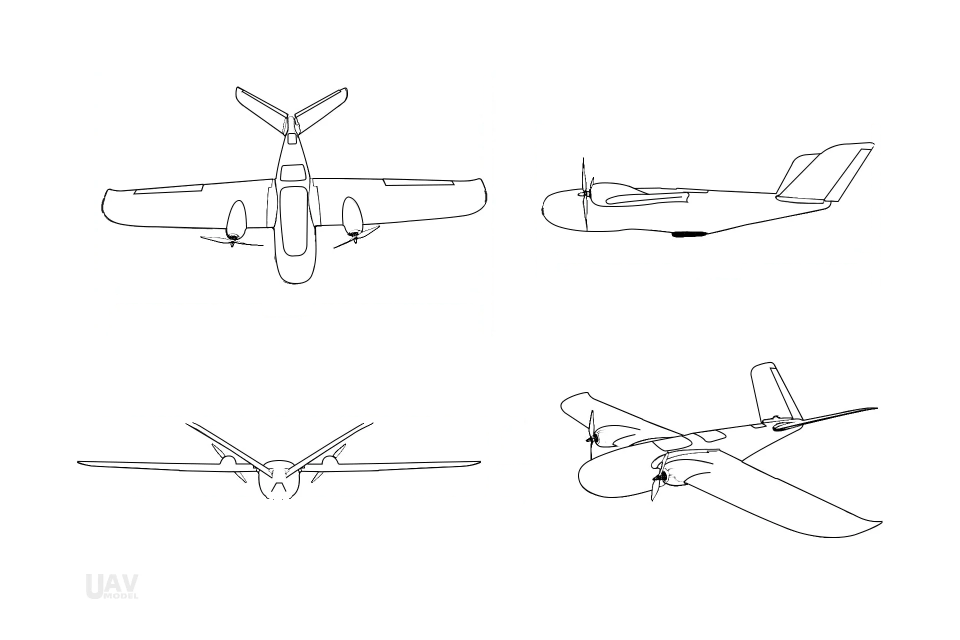
#> input picture docs/assets/livery/out/three-view-clean.png, 1920 x 1280 px (shown at 1/2 size)
$ python render_fit.py
#> lines starting #> are read from the running program, lines starting #| are printed output that depends on the picture
### docs/engineering/analysis/launch-dolly-concept/rear-support-fit/fit_side_view.py
"""Rest the manufacturer side view on Julian's dolly side view (Fusion screenshot, 2026-11-05 rev)
and estimate the rear (tail) support height and angle.
Screenshot scale from Julian's Fusion measure: 40 mm circles at the rear axle and front cross,
570.35 mm apart (570.0 mm in the side plane, 19.8 mm lateral offset) = 595.35 px."""
import os, math, numpy as np, cv2
HERE = os.path.dirname(os.path.abspath(__file__))
TV = os.environ.get("TV", os.path.join(HERE, "..", "..", "..", "..", "assets", "livery", "out", "three-view-clean.png"))
SS = os.environ.get("SS", os.path.join(HERE, "dolly-side-view-input.png"))

# ---- manufacturer side view (drawing px); 1070 mm overall length = 1750 - 1082 px
K = 1070 / (1750 - 1082)
LE = (1211.0, 407.5)                 # wing root LE / lowest underside point

# ---- dolly screenshot (px), measured
S = 570.0 / 595.35                   # mm per px
TRAY0, TRAY_SLOPE = (480.0, 209.0), 28 / 310      # tray top line: y = 209 - slope (x - 480), y down
TRAY_DEG = math.degrees(math.atan(TRAY_SLOPE))
RAMP_X, LIP_Y = 793.0, 150.0
RAIL_C, RAIL_TOP, GROUND, AXLE_X = 440.2, 422.0, 542.0, 160.0
GAP, TPU = 3.0, 2.0                  # mm: LE to ramp face, cover on the tray

def tray_y(x): return TRAY0[1] - TRAY_SLOPE * (x - TRAY0[0])

tv = cv2.imread(TV, 0)
#> tv: shape (1280, 1920); min 0, max 255, mean 251.6
belly = []
for x in range(1180, 1701):
    c = np.nonzero(tv[300:485, x] < 130)[0]
    if c.size: belly.append((x, 300 + c.max()))
#> this loop made 521 passes
#> c on passes 5 to 7: [59, 60, 61, 62, 70, 71, 72, 101, 102, 103, 104, 162, 163], [56, 57, 58, 59, 69, 70, 103, 104, 105, 162, 163], [54, 55, 56, 57, 58, 68, 69, 104, 105, 106, 162, 163]
#> after the loop, belly = 521 pairs, first value 1180 to 1700, second value 366 to 474
belly = np.array(belly, float)

def pose(pitch):
    a = math.radians(pitch)
    x0 = RAMP_X - GAP / S
    def f(P):
        P = np.atleast_2d(np.asarray(P, float))
        X = -(P[:, 0] - LE[0]) * K; Y = -(P[:, 1] - LE[1]) * K
        Xr = X * math.cos(a) - Y * math.sin(a); Yr = X * math.sin(a) + Y * math.cos(a)
        return np.c_[x0 + Xr / S, tray_y(x0) - (TPU + Yr) / S]
    return f

def belly_y(pitch, x):
    B = pose(pitch)(belly); o = np.argsort(B[:, 0])
    return np.interp(x, B[o, 0], B[o, 1])

def report(pitch, d_mm):
    """belly at d_mm aft of the wing LE: (above rail top, above rail centre, above ground, slope deg rising aft)"""
    x = RAMP_X - (GAP + d_mm) / S
    y = belly_y(pitch, x)
    y1, y2 = belly_y(pitch, x - 15 / S), belly_y(pitch, x + 15 / S)
    return x, (RAIL_TOP - y) * S, (RAIL_C - y) * S, (GROUND - y) * S, math.degrees(math.atan((y2 - y1) / (30 / S)))

# [11 lines that do not run on import are left out]

### docs/engineering/analysis/launch-dolly-concept/rear-support-fit/render_fit.py
import os, math, numpy as np, cv2
import matplotlib; matplotlib.use("Agg"); import matplotlib.pyplot as plt
from fit_side_view import *

PADL = 140
ss = cv2.cvtColor(cv2.imread(SS), cv2.COLOR_BGR2RGB)
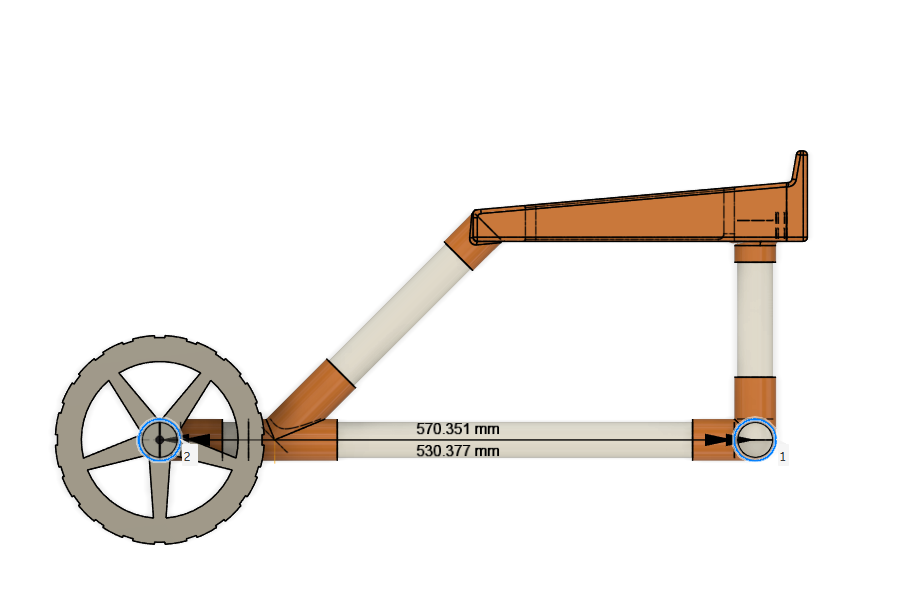
#> input picture docs/engineering/analysis/launch-dolly-concept/rear-support-fit/dolly-side-view-input.png, 912 x 610 px
ss = cv2.copyMakeBorder(ss, 0, 0, PADL, 0, cv2.BORDER_CONSTANT, value=(255, 255, 255))
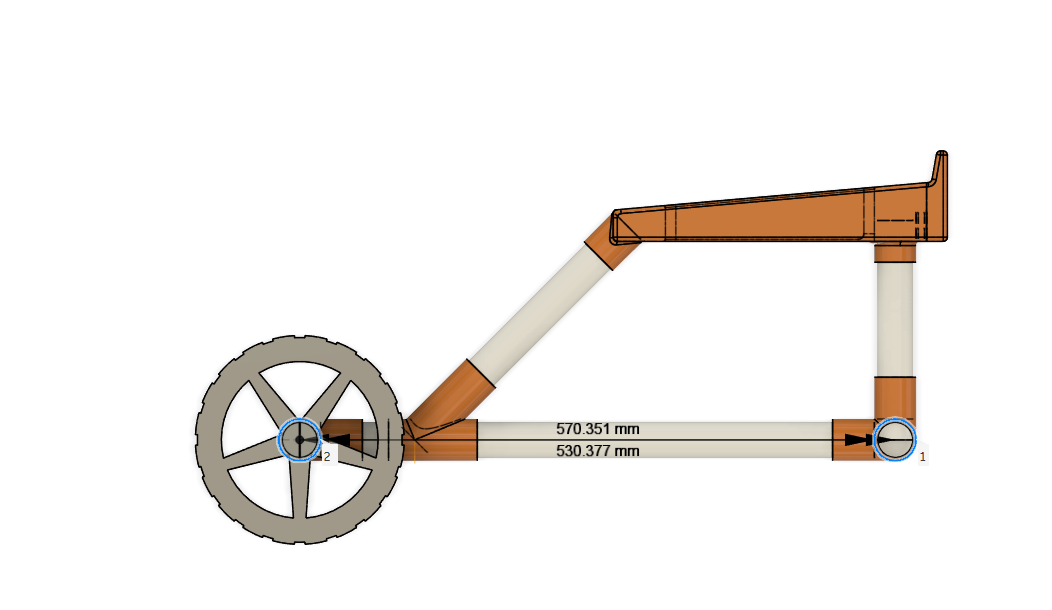
#> ss: shape (610, 1052, 3); mean R, G, B 244.1, 241, 238
tv = cv2.imread(TV, 0)
src = np.float32([[1200, 300], [1700, 300], [1200, 480]])
M = cv2.getAffineTransform(src, np.float32(pose(TRAY_DEG)(src) + [PADL, 0]))
w = cv2.warpAffine(255 - tv, M, (ss.shape[1], ss.shape[0])) / 255.0
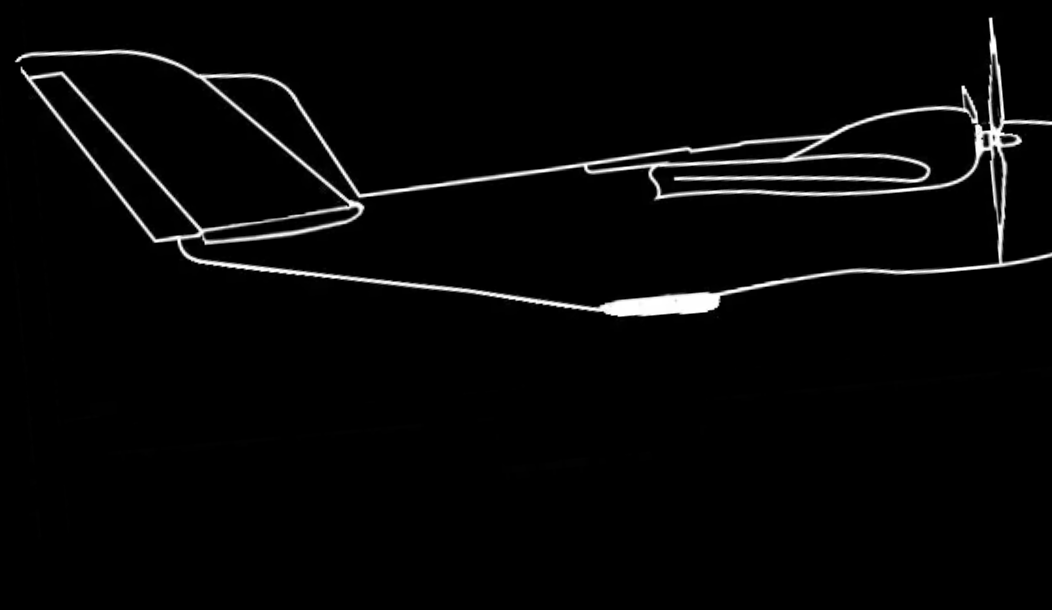
#> w: shape (610, 1052) float64; min 0, max 1, mean 0.0276
img = ss.astype(float) / 255
img = img * (1 - 0.9 * w[..., None]) + np.array([0.05, 0.25, 0.75]) * 0.9 * w[..., None]
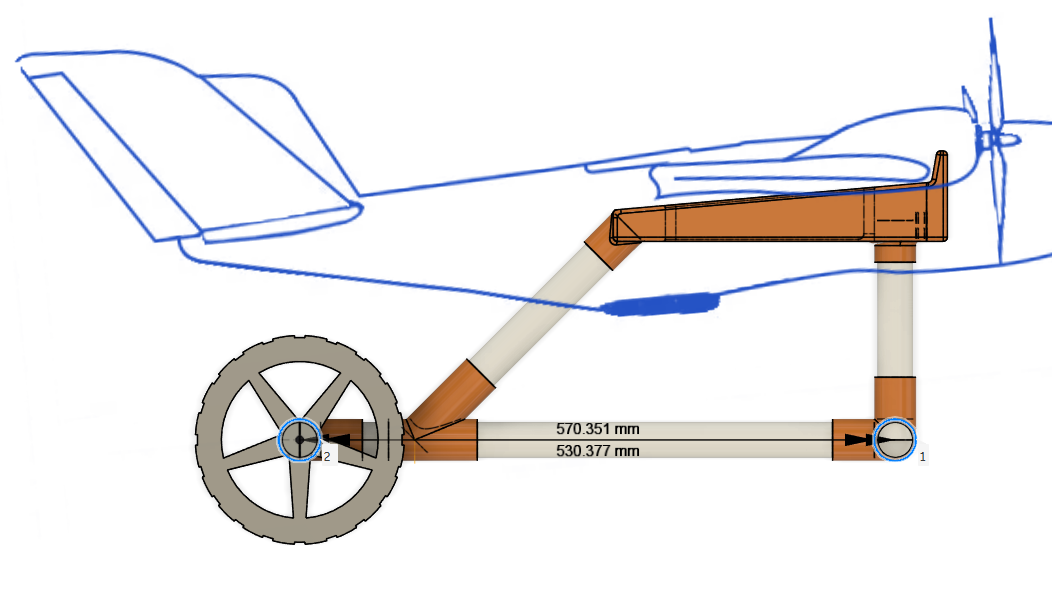
#> img: shape (610, 1052, 3) float64; mean R, G, B 0.934, 0.927, 0.928

fig = plt.figure(figsize=(12, 8.4), dpi=130)
ax = fig.add_axes([0, 0, 1, 1]); ax.axis("off")
ax.imshow(img, extent=(-PADL - 0.5, ss.shape[1] - PADL - 0.5, ss.shape[0] - 0.5, -0.5)); ax.set_xlim(-PADL + 5, 912); ax.set_ylim(650, 10)
for d, ls in ((-2, "--"), (2, ":")):
    B = pose(TRAY_DEG + d)(belly); o = np.argsort(B[:, 0])
    ax.plot(B[o, 0], B[o, 1], ls, color="#888", lw=1.1)

D = 600.0                                    # support station, mm aft of wing LE (at the rear axle)
xp, hrt, hrc, hg, _ = report(TRAY_DEG, D)
#> in belly_y, `B = pose(pitch)(belly)`: B = 521 pairs, first value -31.18 to 849.9, second value 183.4 to 315.4
#> in belly_y, `o = np.argsort(B[:, 0])`: o = 521 values, max 520 at index 0, min 0 at index 520, mean 260
#> in report, `y = belly_y(pitch, x)`: y = 273.3
#> in report, `y1, y2 = belly_y(pitch, x - 15 / S), belly_y(pitch, x + 15 / S)`: y1 = 273.1; y2 = 275.3
#> xp = 163.2; hrt = 142.3; hrc = 159.8; hg = 257.2
yb = belly_y(TRAY_DEG, xp)
#> yb = 273.3
ya, yf = belly_y(TRAY_DEG, xp - 50 / S), belly_y(TRAY_DEG, xp + 50 / S)
#> ya = 268.1; yf = 279.7
ang = math.degrees(math.atan((yf - ya) / (100 / S)))
#> ang = 6.36
hw = 22 / S
ax.add_patch(plt.Polygon([[xp - hw, yb - (yf - ya) / 100 * S * hw * -1 * -1 - (yf-ya)/(100/S)*hw*0],
                          [xp - hw, yb + (yf - ya) / (100 / S) * -hw], [xp + hw, yb + (yf - ya) / (100 / S) * hw],
                          [xp + hw, RAIL_C], [xp - hw, RAIL_C]][1:], closed=True,
                         fc="#e8792e", ec="k", alpha=0.85, lw=1, zorder=5))
def vdim(x, y0, y1, t, side=1):
    ax.annotate("", (x, y0), (x, y1), arrowprops=dict(arrowstyle="<->", lw=1, color="k"))
    ax.text(x + 6 * side, (y0 + y1) / 2, t, fontsize=9.5, va="center", ha="left" if side > 0 else "right",
            bbox=dict(fc="white", ec="none", alpha=0.85, pad=1))
vdim(xp + 40, yb, RAIL_C, f"{hrc:.0f} mm\nbelly to rail /\naxle centreline")
vdim(xp + 110, yb, GROUND, f"{hg:.0f} mm\nto ground")
ax.plot([xp + 60, xp + 170], [GROUND, GROUND], color="k", lw=0.8)
ax.text(xp + 40, yb + 24, f"pad top ~{abs(ang):.0f}° from level, higher at the rear", fontsize=9.5,
        bbox=dict(fc="white", ec="none", alpha=0.85, pad=1))
x0 = RAMP_X - GAP / S
ax.annotate("", (x0, 105), (xp, 105), arrowprops=dict(arrowstyle="<->", lw=1, color="k"))
ax.text((x0 + xp) / 2, 98, f"{D:.0f} mm, wing LE to support (rear axle station)", ha="center", fontsize=9.5,
        bbox=dict(fc="white", ec="none", alpha=0.85, pad=1))
ax.text(-PADL + 15, 585, f"Scale from your Fusion measure (570.35 mm between the 40 mm circles): {S:.3f} mm/px. Tray {TRAY_DEG:.1f}°, lip {(tray_y(RAMP_X) - LIP_Y) * S:.0f} mm.\n"
        "Manufacturer side view at 1:1, wing root on the tray, LE 3 mm off the ramp, 2 mm TPU, wing underside parallel to the fuselage datum.\n"
        "Grey dashed / dotted = belly if the wing sits +2° / -2° to the datum. Orange = rear support pad on a cross member (fuselage is on the centreline).",
        fontsize=8.6, color="#333", va="top")
fig.savefig(os.path.join(os.environ.get("OUT", HERE), "rear-support-fit.png"), dpi=130)
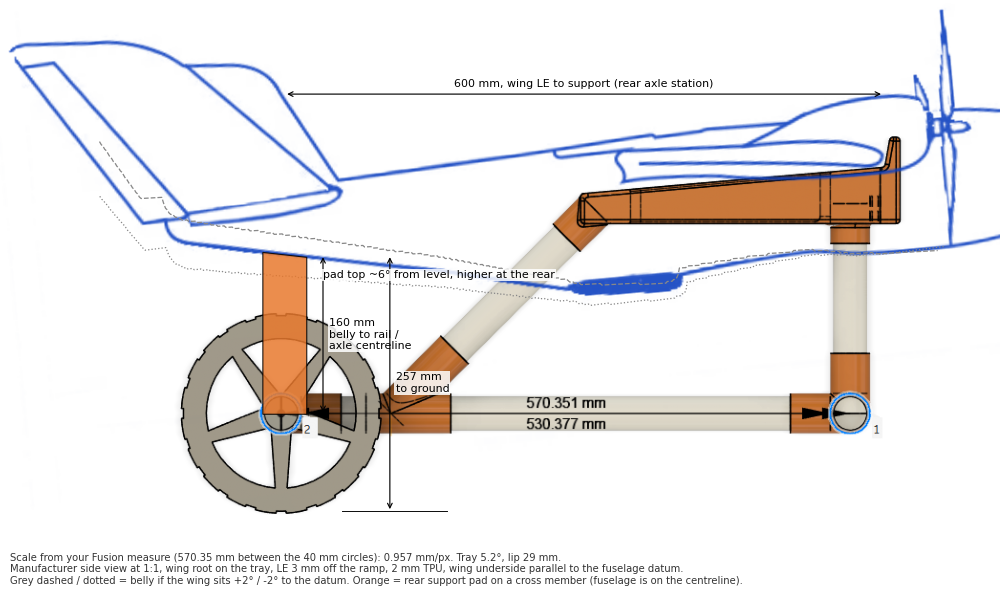
#> figure drawn by matplotlib, 1 panel
print(f"{D} mm: {hrt:.1f} above rail top, {hrc:.1f} above centreline, {hg:.1f} above ground, pad angle {ang:.1f}")
#| 600.0 mm: 142.3 above rail top, 159.8 above centreline, 257.2 above ground, pad angle 6.4
